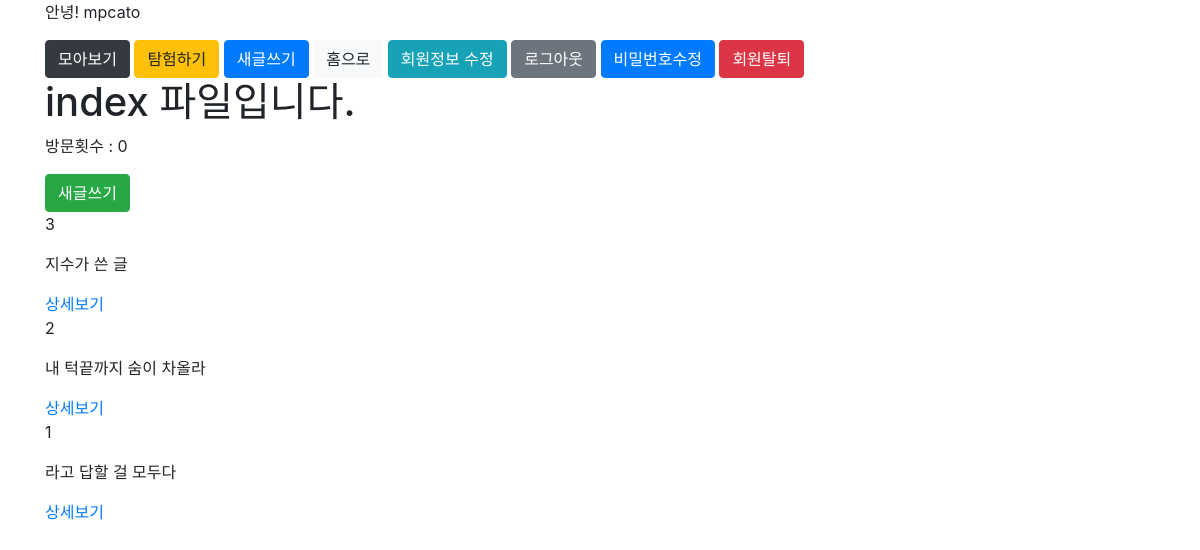
Page /articles/ (signed in) on the earlier database version.
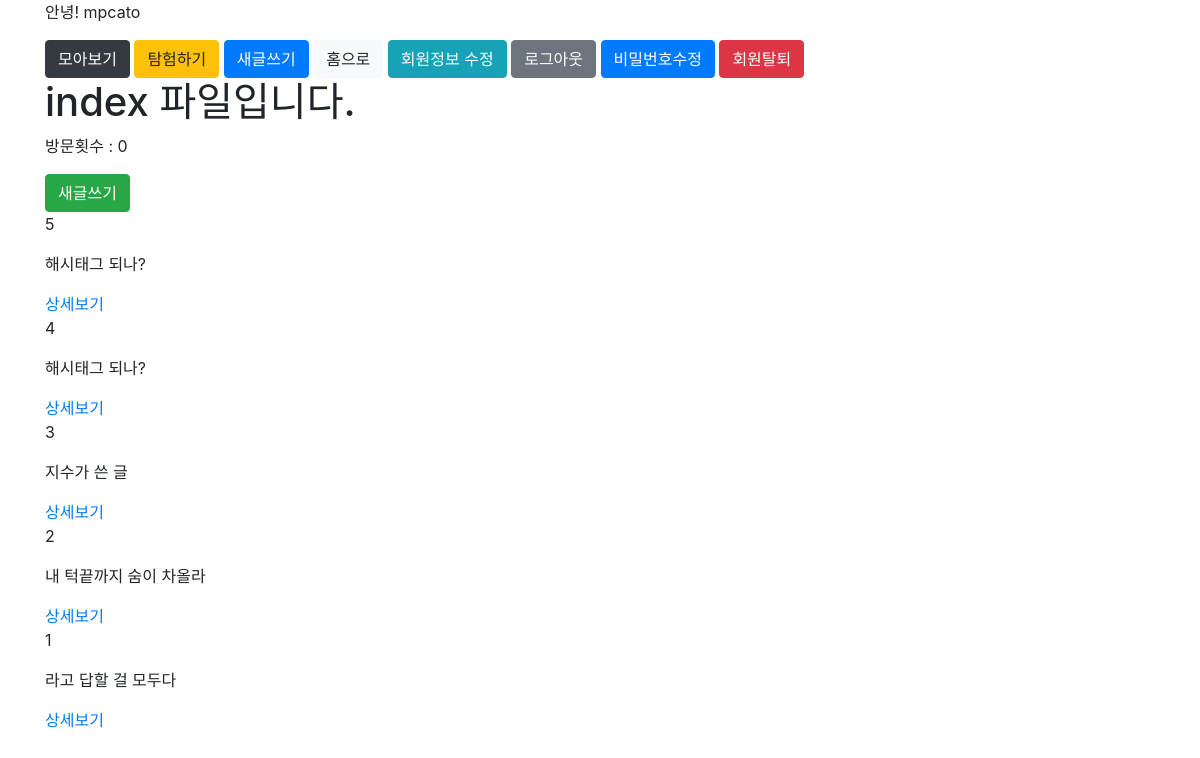
Same page on the later database version.
### accounts/models.py (models this page shows)
class User(AbstractUser):
    followers = models.ManyToManyField(settings.AUTH_USER_MODEL, related_name="followings")

### articles/models.py (models this page shows, shortened)
class Article(models.Model):
    title = models.CharField(max_length=50)
    content = models.TextField()
    created_at = models.DateTimeField(auto_now_add=True)
    updated_at = models.DateTimeField(auto_now=True)
    user = models.ForeignKey(settings.AUTH_USER_MODEL, on_delete=models.CASCADE,)
    like_users = models.ManyToManyField(settings.AUTH_USER_MODEL, related_name='like_articles', blank=True)
    hashtags = models.ManyToManyField(Hashtag, blank=True)
    class Meta:
        ordering = ('-pk',)
    def get_absolute_url(self):
        return reverse('articles:detail', kwargs={'pk':self.pk})

### articles/views.py (the view)
# urls.py: path('', views.index, name='index'),
@login_required
def index(request):
    visits_num = request.session.get('visits', 0)
    request.session['visits'] = visits_num + 1
    request.session.modified = True
    followings = request.user.followings.all()
    followings_and_me = chain(followings, [request.user])
    articles = Article.objects.filter(user__in=followings_and_me)
    my_articles = request.user.article_set.all()
    context = {
        'articles' : articles,
        'visits' : visits_num,
    }
    return render(request, 'articles/index.html', context)

### articles/templates/articles/index.html
{% extends 'base.html' %}
{% block body %}
<h1 id='title'>index 파일입니다.</h1>
<p>방문횟수 : {{ visits }}</p>
{% if user.is_authenticated %}
  <a class="btn btn-success" href="{% url 'articles:create' %}">새글쓰기</a>
{% endif %}
{% for article in articles %}
  <p>{{ article.pk }}</p>
  <p>{{ article.title}} </p>
  <a href="{{ article.get_absolute_url }}">상세보기</a>
{% endfor %}
{% endblock %}

### recap/templates/base.html (shortened to what this page needs)
{% load bootstrap4 %}
{% bootstrap_css %}
<!DOCTYPE html>
<html lang="ko">
<head>
</head>
<body>
  <div class="container">
    {% if user.is_authenticated %}
      <p>안녕! {{ user.username }}</p>
      <a class='btn btn-dark' href="{% url 'profile' user.username %}">모아보기</a>
      <a class='btn btn-warning' href="{% url 'articles:explore' %}">탐험하기</a>
      <a class='btn btn-primary' href="{% url 'articles:create' %}">새글쓰기</a>
      <a class='btn btn-light' href="{% url 'articles:index' %}">홈으로</a>
      <a class='btn btn-info' href="{% url 'accounts:update' %}">회원정보 수정</a>
      <a class='btn btn-secondary' href="{% url 'accounts:logout' %}">로그아웃</a>
      <a class='btn btn-primary' href="{% url 'accounts:change_password' %}">비밀번호수정</a>
      <form style='display:inline;' action="{% url 'accounts:delete' %}" method="POST">
        <input type="submit" value="회원탈퇴" class="btn btn-danger">
      </form>
    {% else %}
      <a href="{% url 'accounts:login' %}">로그인</a>
      <a href="{% url 'accounts:signup' %}">회원가입</a>
    {% endif %}
    {% block body %}
    {% endblock %}
  </div>
</body>
</html>

Differences in the rows shown:
added Article: pk "5", title "해시태그 되나?"
added Article: pk "4", title "해시태그 되나?"
